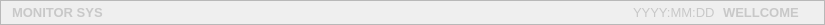
             <widget class="QFrame" name="frame_data">
              <property name="minimumSize">
               <size>
                <width>0</width>
                <height>25</height>
               </size>
              </property>
              <property name="maximumSize">
               <size>
                <width>16777215</width>
                <height>25</height>
               </size>
              </property>
              <property name="frameShape">
               <enum>QFrame::StyledPanel</enum>
              </property>
              <property name="frameShadow">
               <enum>QFrame::Raised</enum>
              </property>
              <layout class="QHBoxLayout" name="horizontalLayout_8">
               <property name="spacing">
                <number>0</number>
               </property>
               <property name="topMargin">
                <number>0</number>
               </property>
               <property name="bottomMargin">
                <number>0</number>
               </property>
               <item>
                <widget class="QLabel" name="label_subtitle">
                 <property name="minimumSize">
                  <size>
                   <width>120</width>
                   <height>0</height>
                  </size>
                 </property>
                 <property name="font">
                  <font>
                   <pointsize>10</pointsize>
                   <weight>75</weight>
                   <bold>true</bold>
                  </font>
                 </property>
                 <property name="styleSheet">
                  <string notr="true">color: rgb(200, 200, 200);</string>
                 </property>
                 <property name="text">
                  <string>MONITOR SYS</string>
                 </property>
                </widget>
               </item>
               <item>
                <spacer name="horizontalSpacer">
                 <property name="orientation">
                  <enum>Qt::Horizontal</enum>
                 </property>
                 <property name="sizeHint" stdset="0">
                  <size>
                   <width>501</width>
                   <height>20</height>
                  </size>
                 </property>
                </spacer>
               </item>
               <item>
                <widget class="QLabel" name="label_fecha">
                 <property name="minimumSize">
                  <size>
                   <width>90</width>
                   <height>0</height>
                  </size>
                 </property>
                 <property name="font">
                  <font>
                   <pointsize>10</pointsize>
                  </font>
                 </property>
                 <property name="styleSheet">
                  <string notr="true">color: rgb(200, 200, 200);</string>
                 </property>
                 <property name="text">
                  <string>YYYY:MM:DD</string>
                 </property>
                </widget>
               </item>
               <item>
                <widget class="QLabel" name="label_page">
                 <property name="minimumSize">
                  <size>
                   <width>90</width>
                   <height>0</height>
                  </size>
                 </property>
                 <property name="font">
                  <font>
                   <pointsize>10</pointsize>
                   <weight>75</weight>
                   <bold>true</bold>
                  </font>
                 </property>
                 <property name="styleSheet">
                  <string notr="true">color: rgb(200, 200, 200);</string>
                 </property>
                 <property name="text">
                  <string>WELLCOME</string>
                 </property>
                 <property name="alignment">
                  <set>Qt::AlignLeading|Qt::AlignLeft|Qt::AlignVCenter</set>
                 </property>
                </widget>
               </item>
              </layout>
             </widget>
